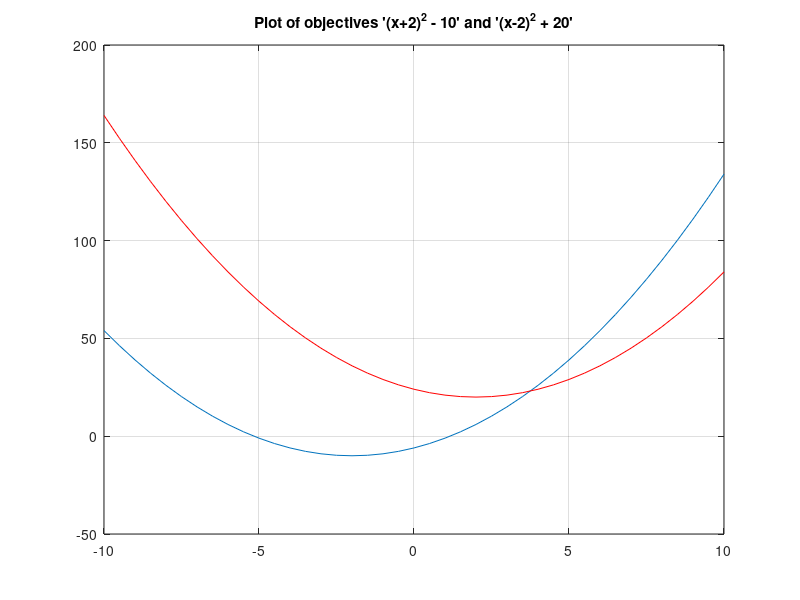

This chart was generated by the following MATLAB code:
%% Test Genetic Algorithm
% Some scrap code to test using genetic algorithms
%%
% Plot two objective functions on the same axis
x = -10:0.5:10;
f1 = (x+2).^2 - 10;
f2 = (x-2).^2 + 20;
plot(x,f1);
hold on;
plot(x,f2,'r');
grid on;
title('Plot of objectives ''(x+2)^2 - 10'' and ''(x-2)^2 + 20''');
